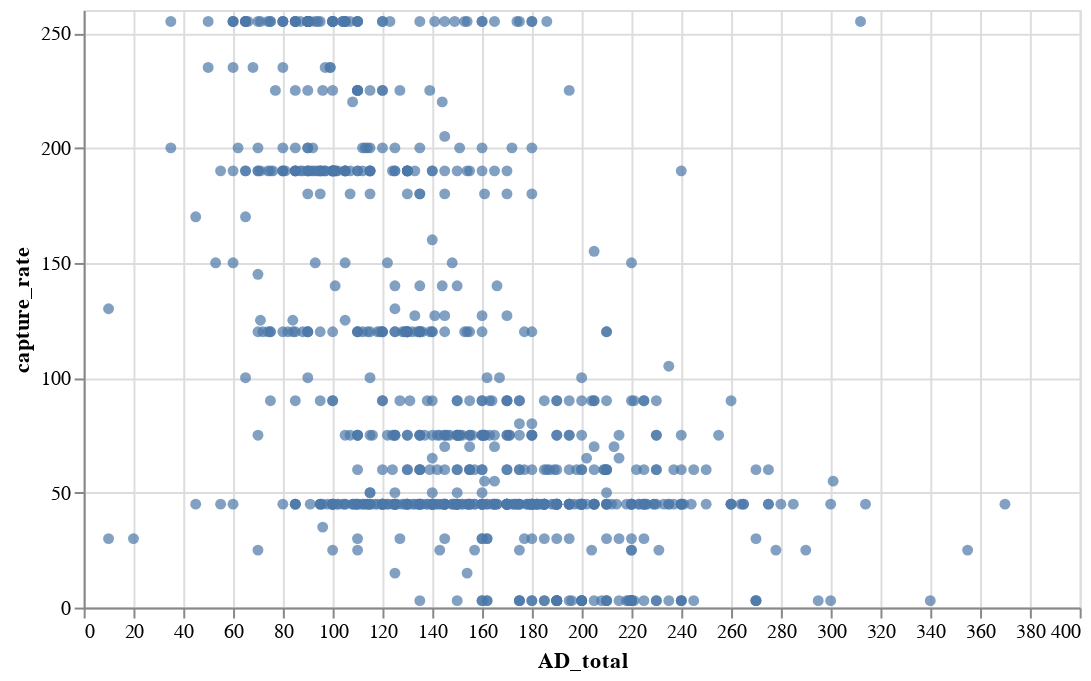

This figure's notebook cell:
### Code cell
plot_df = pd.DataFrame(pokemon.rename(columns={'capture_rt':'capture_rate'})
.assign(AD_total=pokemon['defense']+ pokemon['attack']))
pokemon_plot = alt.Chart(plot_df, width=500, height=300).mark_circle().encode(
    x='AD_total',
    y='capture_rate'
)
pokemon_plot

### Figure 1 — Vega-Lite specification as saved in the notebook (floating-point values rounded to 4 significant figures; data arrays with more than 128 entries replaced by an {"elided": "..."} marker saying what was removed)
{"config": {"view": {"continuousWidth": 400, "continuousHeight": 300}}, "data": {"name": "data-4c8f6d6701547d66929fc920d3b32134"}, "mark": "circle", "encoding": {"x": {"field": "AD_total", "type": "quantitative"}, "y": {"field": "capture_rate", "type": "quantitative"}}, "height": 300, "width": 500, "$schema": "https://vega.github.io/schema/vega-lite/v4.17.0.json", "datasets": {"data-4c8f6d6701547d66929fc920d3b32134": {"elided": "801 records"}}}
